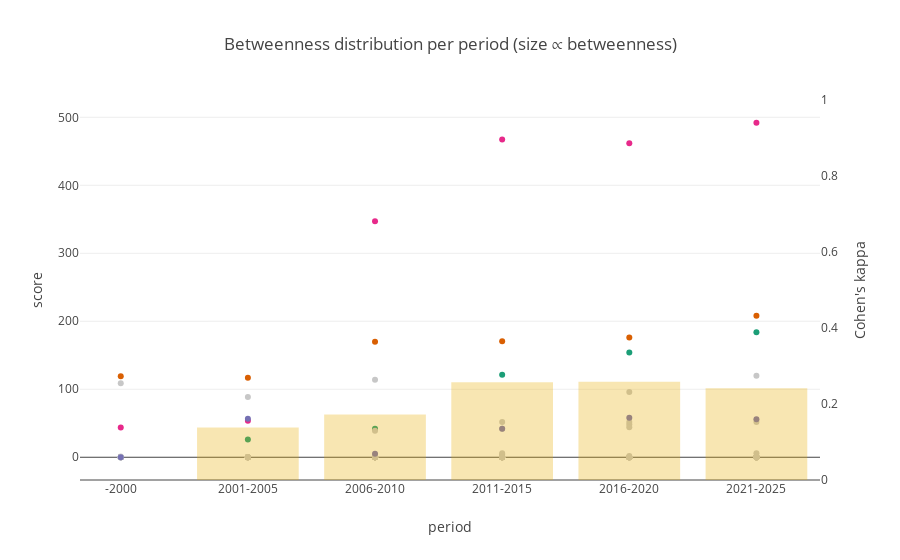
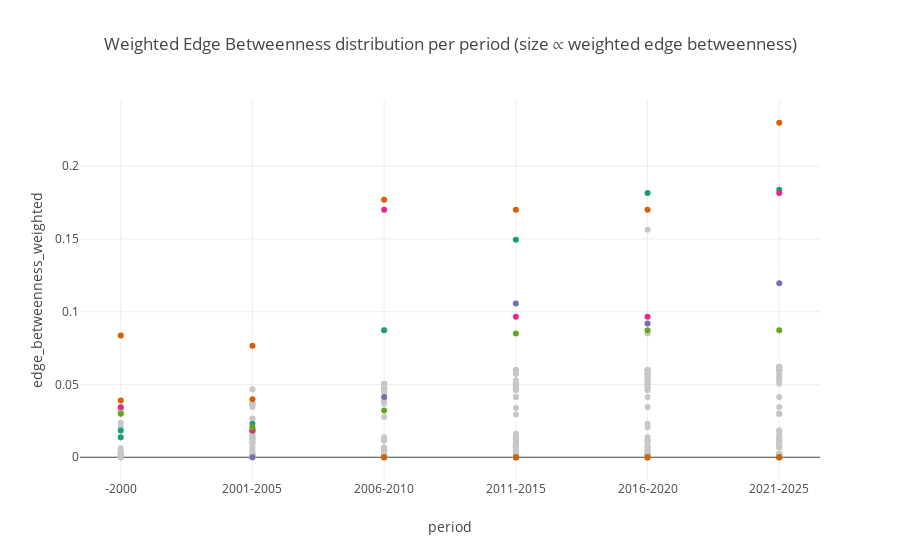

The cell these charts' notebook holds for them, in order:
### Code cell
showlegend = False

all_top_betweenness_df["node"] = all_top_betweenness_df["node"].apply(norm)
all_top_betweenness_df["color_group"] = np.where(all_top_betweenness_df["node"].isin(HIGHLIGHTS), all_top_betweenness_df["node"], "Other")

all_edge_betweenness_df["u"] = all_edge_betweenness_df["u"].apply(norm)
all_edge_betweenness_df["v"] = all_edge_betweenness_df["v"].apply(norm)
v_highlights = ["Intergenerational Wealth Mobility and Inheritance", "Empirical Estimates and Determinants", "No dataset", "National Survey Data", "Panel/Longitudinal Surveys"]
all_edge_betweenness_df["color_group"] = np.where(all_edge_betweenness_df["u"].isin(["Regression-based Measures", "No dataset"]) & all_edge_betweenness_df["v"].isin(v_highlights), all_edge_betweenness_df["v"], "Other")
edge_palette = {name: px.colors.qualitative.Dark2[i % len(px.colors.qualitative.Dark2)] for i, name in enumerate(sorted(set(all_edge_betweenness_df["color_group"]) - {"Other"}))}
edge_palette["Other"] = "#C7C7C7"


# Compute size per period
all_top_betweenness_df["size"] = all_top_betweenness_df.groupby("period").apply(
    lambda g: g["prev_rank"].apply(lambda r: linear_size(r, g["prev_rank"].max(), min_size, max_size))
).reset_index(level=0, drop=True)

all_edge_betweenness_df["size"] = all_edge_betweenness_df.groupby("period").apply(
    lambda g: g["prev_rank"].apply(lambda r: linear_size(r, g["prev_rank"].max(), min_size, max_size))
).reset_index(level=0, drop=True)
# ------------------------------

fig_btw = px.scatter(
    all_top_betweenness_df,
    x="period", y="score",
    color = "color_group",
    hover_data=["node","kind","score"],
    category_orders={"period": period_order},
    title="Betweenness distribution per period (size ∝ betweenness)",
    color_discrete_map=palette
)

# Add Cohen's kappa line with secondary y-axis
fig_btw.add_trace(
    go.Bar(
        x=kappa_node_df['period_B'],
        y=kappa_node_df['cohen_kappa'],
        name="Cohen's kappa",
        marker=dict(color="rgba(230,171,2,0.3)"),
        # marker=dict(symbol="circle", size=10, color="black"),
        yaxis="y2",
        hovertemplate="Period: %{x}<br>Kappa: %{y:.3f}<extra></extra>"
    )
)

# Update layout for secondary y-axis
fig_btw.update_layout(
    yaxis2=dict(
        title="Cohen's kappa",
        overlaying="y",
        side="right",
        range=[0, 1],
        showgrid=False
    ),
    template=template_type,
    showlegend=showlegend,
    # plot_bgcolor = "rgba(0,0,0,0)",
    # paper_bgcolor = "rgba(0,0,0,0)"
)
fig_btw.update_layout(
    template=template_type, showlegend=showlegend,
    # plot_bgcolor = "rgba(0,0,0,0)",
    # paper_bgcolor = "rgba(0,0,0,0)"
    )

fig_ebtw = px.scatter(
    all_edge_betweenness_df,
    x="period", y="edge_betweenness_weighted",
    color="color_group",
    hover_data=["u","v","edge_betweenness_weighted"],
    category_orders={"period": period_order},
    title="Weighted Edge Betweenness distribution per period (size ∝ weighted edge betweenness)",
    color_discrete_map=edge_palette
)
fig_ebtw.update_layout(
    template=template_type, showlegend=showlegend,
    # plot_bgcolor = "rgba(0,0,0,0)",
    # paper_bgcolor = "rgba(0,0,0,0)"
    )



fig_btw.show()
fig_ebtw.show()

# fig_btw.write_html(f"{path}/results/feature-only-KG/img/betweenness_over_time.html")
# fig_ebtw.write_html(f"{path}/results/feature-only-KG/img/edge_betweenness_over_time.html")
# fig_btw.write_image(f"{path}/results/feature-only-KG/img/betweenness_over_time_legend.png", width=800, height=600, scale=2)
# fig_ebtw.write_image(f"{path}/results/feature-only-KG/img/edge_betweenness_over_time_legend.png", width=800, height=600, scale=2)

### Figure 1 — Plotly figure (JSON) as saved in the notebook; plotly's stock layout.template omitted (floating-point values rounded to 4 significant figures; data arrays with more than 128 entries replaced by an {"elided": "..."} marker saying what was removed)
{"data": [{"customdata": [["Regression-based Measures", "Measure"], ["Regression-based Measures", "Measure"], ["Regression-based Measures", "Measure"], ["Regression-based Measures", "Measure"], ["Regression-based Measures", "Measure"], ["Regression-based Measures", "Measure"]], "hovertemplate": "color_group=Regression-based Measures<br>period=%{x}<br>score=%{y}<br>node=%{customdata[0]}<br>kind=%{customdata[1]}<extra></extra>", "legendgroup": "Regression-based Measures", "marker": {"color": "rgb(231,41,138)", "symbol": "circle"}, "mode": "markers", "name": "Regression-based Measures", "orientation": "v", "showlegend": true, "type": "scatter", "x": ["2016-2020", "2021-2025", "2001-2005", "-2000", "2011-2015", "2006-2010"], "xaxis": "x", "y": [462.0, 492.0, 53.67, 43.83, 467.5, 347.0], "yaxis": "y"}, {"customdata": [["Intergenerational Wealth Mobility and Inheritance", "RqType"], ["Intergenerational Wealth Mobility and Inheritance", "RqType"], ["Intergenerational Wealth Mobility and Inheritance", "RqType"], ["Intergenerational Wealth Mobility and Inheritance", "RqType"], ["Intergenerational Wealth Mobility and Inheritance", "RqType"], ["Intergenerational Wealth Mobility and Inheritance", "RqType"]], "hovertemplate": "color_group=Intergenerational Wealth Mobility and Inheritance<br>period=%{x}<br>score=%{y}<br>node=%{customdata[0]}<br>kind=%{customdata[1]}<extra></extra>", "legendgroup": "Intergenerational Wealth Mobility and Inheritance", "marker": {"color": "rgb(217,95,2)", "symbol": "circle"}, "mode": "markers", "name": "Intergenerational Wealth Mobility and Inheritance", "orientation": "v", "showlegend": true, "type": "scatter", "x": ["2016-2020", "2021-2025", "2001-2005", "-2000", "2011-2015", "2006-2010"], "xaxis": "x", "y": [176.0, 208.0, 117.0, 119.2, 170.5, 170.0], "yaxis": "y"}, {"customdata": [["Empirical Estimates and Determinants", "RqType"], ["Empirical Estimates and Determinants", "RqType"], ["Empirical Estimates and Determinants", "RqType"], ["Empirical Estimates and Determinants", "RqType"], ["Empirical Estimates and Determinants", "RqType"], ["Empirical Estimates and Determinants", "RqType"]], "hovertemplate": "color_group=Empirical Estimates and Determinants<br>period=%{x}<br>score=%{y}<br>node=%{customdata[0]}<br>kind=%{customdata[1]}<extra></extra>", "legendgroup": "Empirical Estimates and Determinants", "marker": {"color": "rgb(27,158,119)", "symbol": "circle"}, "mode": "markers", "name": "Empirical Estimates and Determinants", "orientation": "v", "showlegend": true, "type": "scatter", "x": ["2016-2020", "2021-2025", "2001-2005", "-2000", "2011-2015", "2006-2010"], "xaxis": "x", "y": [154.0, 184.0, 26.0, 0.0, 121.5, 42.0], "yaxis": "y"}, {"customdata": {"elided": "156x2 str values"}, "hovertemplate": "color_group=Other<br>period=%{x}<br>score=%{y}<br>node=%{customdata[0]}<br>kind=%{customdata[1]}<extra></extra>", "legendgroup": "Other", "marker": {"color": "#C7C7C7", "symbol": "circle"}, "mode": "markers", "name": "Other", "orientation": "v", "showlegend": true, "type": "scatter", "x": {"elided": "156 str values"}, "xaxis": "x", "y": {"elided": "156 float values"}, "yaxis": "y"}, {"customdata": [["Panel/Longitudinal Surveys", "DataType"], ["Panel/Longitudinal Surveys", "DataType"], ["Panel/Longitudinal Surveys", "DataType"], ["Panel/Longitudinal Surveys", "DataType"], ["Panel/Longitudinal Surveys", "DataType"], ["Panel/Longitudinal Surveys", "DataType"]], "hovertemplate": "color_group=Panel/Longitudinal Surveys<br>period=%{x}<br>score=%{y}<br>node=%{customdata[0]}<br>kind=%{customdata[1]}<extra></extra>", "legendgroup": "Panel/Longitudinal Surveys", "marker": {"color": "rgb(117,112,179)", "symbol": "circle"}, "mode": "markers", "name": "Panel/Longitudinal Surveys", "orientation": "v", "showlegend": true, "type": "scatter", "x": ["2016-2020", "2021-2025", "2001-2005", "-2000", "2011-2015", "2006-2010"], "xaxis": "x", "y": [58.0, 56.0, 56.67, 0.0, 42.0, 5.0], "yaxis": "y"}, {"hovertemplate": "Period: %{x}<br>Kappa: %{y:.3f}<extra></extra>", "marker": {"color": "rgba(230,171,2,0.3)"}, "name": "Cohen's kappa", "type": "bar", "x": ["2001-2005", "2006-2010", "2011-2015", "2016-2020", "2021-2025"], "y": [0.1379, 0.1724, 0.2571, 0.2584, 0.2414], "yaxis": "y2"}], "layout": {"legend": {"title": {"text": "color_group"}, "tracegroupgap": 0}, "showlegend": false, "title": {"text": "Betweenness distribution per period (size ∝ betweenness)"}, "xaxis": {"anchor": "y", "categoryarray": ["-2000", "2001-2005", "2006-2010", "2011-2015", "2016-2020", "2021-2025"], "categoryorder": "array", "domain": [0, 1], "title": {"text": "period"}}, "yaxis": {"anchor": "x", "domain": [0, 1], "title": {"text": "score"}}, "yaxis2": {"overlaying": "y", "range": [0, 1], "showgrid": false, "side": "right", "title": {"text": "Cohen's kappa"}}}}

### Figure 2 — Plotly figure (JSON) as saved in the notebook; plotly's stock layout.template omitted (floating-point values rounded to 4 significant figures; data arrays with more than 128 entries replaced by an {"elided": "..."} marker saying what was removed)
{"data": [{"customdata": {"elided": "442x2 str values"}, "hovertemplate": "color_group=Other<br>period=%{x}<br>edge_betweenness_weighted=%{y}<br>u=%{customdata[0]}<br>v=%{customdata[1]}<extra></extra>", "legendgroup": "Other", "marker": {"color": "#C7C7C7", "symbol": "circle"}, "mode": "markers", "name": "Other", "orientation": "v", "showlegend": true, "type": "scatter", "x": {"elided": "442 str values"}, "xaxis": "x", "y": {"elided": "442 float values"}, "yaxis": "y"}, {"customdata": [["No dataset", "Empirical Estimates and Determinants"], ["Regression-based Measures", "Empirical Estimates and Determinants"], ["No dataset", "Empirical Estimates and Determinants"], ["Regression-based Measures", "Empirical Estimates and Determinants"], ["No dataset", "Empirical Estimates and Determinants"], ["Regression-based Measures", "Empirical Estimates and Determinants"], ["No dataset", "Empirical Estimates and Determinants"], ["Regression-based Measures", "Empirical Estimates and Determinants"], ["No dataset", "Empirical Estimates and Determinants"], ["Regression-based Measures", "Empirical Estimates and Determinants"], ["No dataset", "Empirical Estimates and Determinants"], ["Regression-based Measures", "Empirical Estimates and Determinants"]], "hovertemplate": "color_group=Empirical Estimates and Determinants<br>period=%{x}<br>edge_betweenness_weighted=%{y}<br>u=%{customdata[0]}<br>v=%{customdata[1]}<extra></extra>", "legendgroup": "Empirical Estimates and Determinants", "marker": {"color": "rgb(27,158,119)", "symbol": "circle"}, "mode": "markers", "name": "Empirical Estimates and Determinants", "orientation": "v", "showlegend": true, "type": "scatter", "x": ["2016-2020", "2016-2020", "2021-2025", "2021-2025", "2001-2005", "2001-2005", "-2000", "-2000", "2011-2015", "2011-2015", "2006-2010", "2006-2010"], "xaxis": "x", "y": [0.0, 0.1816, 0.0, 0.1839, 0.02299, 0.01839, 0.01379, 0.01839, 0.0, 0.1494, 0.0, 0.08736], "yaxis": "y"}, {"customdata": [["No dataset", "Intergenerational Wealth Mobility and Inheritance"], ["Regression-based Measures", "Intergenerational Wealth Mobility and Inheritance"], ["No dataset", "Intergenerational Wealth Mobility and Inheritance"], ["Regression-based Measures", "Intergenerational Wealth Mobility and Inheritance"], ["No dataset", "Intergenerational Wealth Mobility and Inheritance"], ["Regression-based Measures", "Intergenerational Wealth Mobility and Inheritance"], ["No dataset", "Intergenerational Wealth Mobility and Inheritance"], ["Regression-based Measures", "Intergenerational Wealth Mobility and Inheritance"], ["No dataset", "Intergenerational Wealth Mobility and Inheritance"], ["Regression-based Measures", "Intergenerational Wealth Mobility and Inheritance"], ["No dataset", "Intergenerational Wealth Mobility and Inheritance"], ["Regression-based Measures", "Intergenerational Wealth Mobility and Inheritance"]], "hovertemplate": "color_group=Intergenerational Wealth Mobility and Inheritance<br>period=%{x}<br>edge_betweenness_weighted=%{y}<br>u=%{customdata[0]}<br>v=%{customdata[1]}<extra></extra>", "legendgroup": "Intergenerational Wealth Mobility and Inheritance", "marker": {"color": "rgb(217,95,2)", "symbol": "circle"}, "mode": "markers", "name": "Intergenerational Wealth Mobility and Inheritance", "orientation": "v", "showlegend": true, "type": "scatter", "x": ["2016-2020", "2016-2020", "2021-2025", "2021-2025", "2001-2005", "2001-2005", "-2000", "-2000", "2011-2015", "2011-2015", "2006-2010", "2006-2010"], "xaxis": "x", "y": [0.0, 0.1701, 0.0, 0.2299, 0.07663, 0.03985, 0.08372, 0.03908, 0.0, 0.1701, 0.0, 0.177], "yaxis": "y"}, {"customdata": [["Regression-based Measures", "National Survey Data"], ["Regression-based Measures", "National Survey Data"], ["Regression-based Measures", "National Survey Data"], ["Regression-based Measures", "National Survey Data"], ["Regression-based Measures", "National Survey Data"]], "hovertemplate": "color_group=National Survey Data<br>period=%{x}<br>edge_betweenness_weighted=%{y}<br>u=%{customdata[0]}<br>v=%{customdata[1]}<extra></extra>", "legendgroup": "National Survey Data", "marker": {"color": "rgb(117,112,179)", "symbol": "circle"}, "mode": "markers", "name": "National Survey Data", "orientation": "v", "showlegend": true, "type": "scatter", "x": ["2016-2020", "2021-2025", "2001-2005", "2011-2015", "2006-2010"], "xaxis": "x", "y": [0.09195, 0.1195, 0.0, 0.1057, 0.04138], "yaxis": "y"}, {"customdata": [["Regression-based Measures", "No dataset"], ["Regression-based Measures", "No dataset"], ["Regression-based Measures", "No dataset"], ["Regression-based Measures", "No dataset"], ["Regression-based Measures", "No dataset"], ["Regression-based Measures", "No dataset"]], "hovertemplate": "color_group=No dataset<br>period=%{x}<br>edge_betweenness_weighted=%{y}<br>u=%{customdata[0]}<br>v=%{customdata[1]}<extra></extra>", "legendgroup": "No dataset", "marker": {"color": "rgb(231,41,138)", "symbol": "circle"}, "mode": "markers", "name": "No dataset", "orientation": "v", "showlegend": true, "type": "scatter", "x": ["2016-2020", "2021-2025", "2001-2005", "-2000", "2011-2015", "2006-2010"], "xaxis": "x", "y": [0.09655, 0.1816, 0.01839, 0.03429, 0.09655, 0.1701], "yaxis": "y"}, {"customdata": [["Regression-based Measures", "Panel/Longitudinal Surveys"], ["Regression-based Measures", "Panel/Longitudinal Surveys"], ["Regression-based Measures", "Panel/Longitudinal Surveys"], ["Regression-based Measures", "Panel/Longitudinal Surveys"], ["Regression-based Measures", "Panel/Longitudinal Surveys"], ["Regression-based Measures", "Panel/Longitudinal Surveys"]], "hovertemplate": "color_group=Panel/Longitudinal Surveys<br>period=%{x}<br>edge_betweenness_weighted=%{y}<br>u=%{customdata[0]}<br>v=%{customdata[1]}<extra></extra>", "legendgroup": "Panel/Longitudinal Surveys", "marker": {"color": "rgb(102,166,30)", "symbol": "circle"}, "mode": "markers", "name": "Panel/Longitudinal Surveys", "orientation": "v", "showlegend": true, "type": "scatter", "x": ["2016-2020", "2021-2025", "2001-2005", "-2000", "2011-2015", "2006-2010"], "xaxis": "x", "y": [0.08736, 0.08736, 0.02069, 0.02989, 0.08506, 0.03218], "yaxis": "y"}], "layout": {"legend": {"title": {"text": "color_group"}, "tracegroupgap": 0}, "showlegend": false, "title": {"text": "Weighted Edge Betweenness distribution per period (size ∝ weighted edge betweenness)"}, "xaxis": {"anchor": "y", "categoryarray": ["-2000", "2001-2005", "2006-2010", "2011-2015", "2016-2020", "2021-2025"], "categoryorder": "array", "domain": [0, 1], "title": {"text": "period"}}, "yaxis": {"anchor": "x", "domain": [0, 1], "title": {"text": "edge_betweenness_weighted"}}}}
